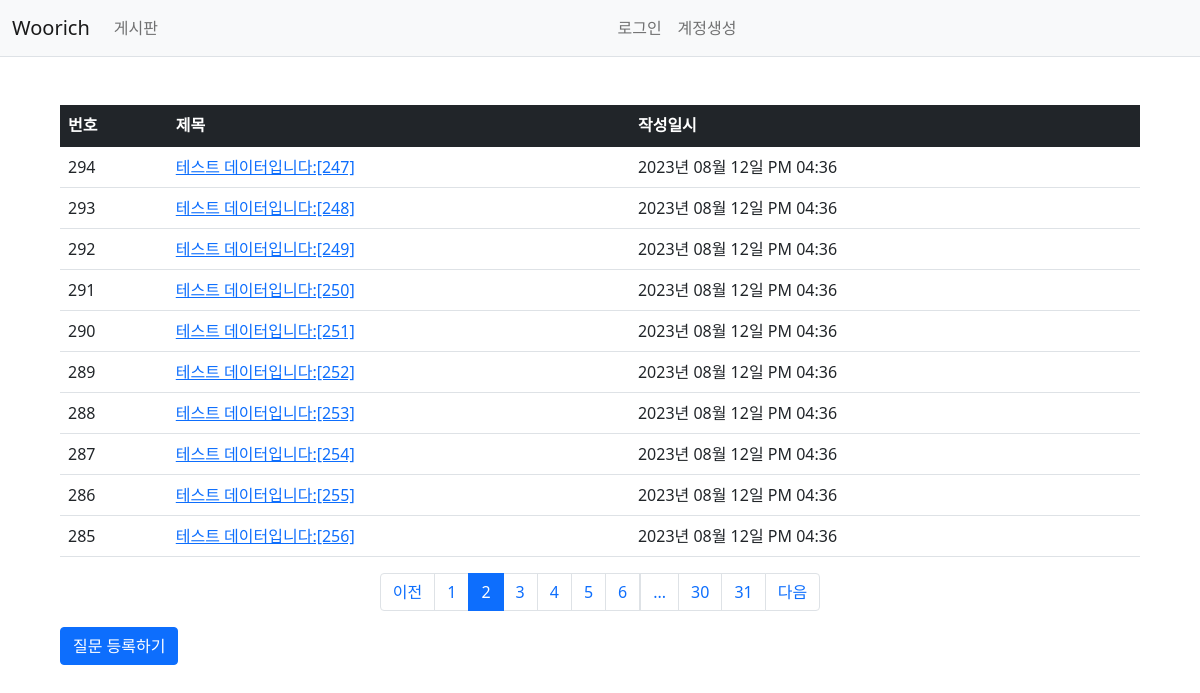
/question/list/?page=2, run on the app's committed database.
### woorichApp/models.py (models this page shows)
class Question(db.Model):
    id = db.Column(db.Integer, primary_key=True)
    subject = db.Column(db.String(200), nullable=False)
    content = db.Column(db.Text(), nullable=False)
    create_date = db.Column(db.DateTime(), nullable=False)

### woorichApp/views/question_views.py (the view)
@bp.route('/list/')
def _list():
    page = request.args.get('page', type=int, default=1)  # 페이지
    question_list = Question.query.order_by(Question.create_date.desc())
    question_list = question_list.paginate(page=page, per_page=10)
    return render_template('question/question_list.html', question_list=question_list)

### woorichApp/filter.py (called while the page is built)
def format_datetime(value, fmt='%Y년 %m월 %d일 %p %I:%M'):
    return value.strftime(fmt)

### woorichApp/views/auth_views.py (called while the page is built)
@bp.before_app_request
def load_logged_in_user():
    user_id = session.get('user_id')
    if user_id is None:
        g.user = None
    else:
        g.user = User.query.get(user_id)

### woorichApp/templates/question/question_list.html (shortened to what this page needs)
{% extends 'layouts/base.html' %}
{% block content %}
<div class="container my-3">
    <table class="table">
        <thead>
        <tr class="table-dark">
            <th>번호</th>
            <th>제목</th>
            <th>작성일시</th>
        </tr>
        </thead>
        <tbody>
        {% if question_list %}
        {% for question in question_list.items %}
        <tr>
            <td>{{ question_list.total - ((question_list.page-1) * question_list.per_page) - loop.index0 }}</td>
            <td>
                <a href="{{ url_for('question.detail', question_id=question.id) }}">{{ question.subject }}</a>
            </td>
            <td>{{ question.create_date|datetime }}</td>
        </tr>
        {% endfor %}
        {% else %}
        <tr>
            <td colspan="3">질문이 없습니다.</td>
        </tr>
        {% endif %}
        </tbody>
    </table>
    <ul class="pagination justify-content-center">
        {% if question_list.has_prev %}
        <li class="page-item">
            <a class="page-link" href="?page={{ question_list.prev_num }}">이전</a>
        </li>
        {% else %}
        <li class="page-item disabled">
            <a class="page-link" tabindex="-1" aria-disabled="true" href="javascript:void(0)">이전</a>
        </li>
        {% endif %}
        {% for page_num in question_list.iter_pages() %}
        {% if page_num %}
        {% if page_num != question_list.page %}
        <li class="page-item">
            <a class="page-link" href="?page={{ page_num }}">{{ page_num }}</a>
        </li>
        {% else %}
        <li class="page-item active" aria-current="page">
            <a class="page-link" href="javascript:void(0)">{{ page_num }}</a>
        </li>
        {% endif %}
        {% else %}
        <li class="disabled">
            <a class="page-link" href="javascript:void(0)">...</a>
        </li>
        {% endif %}
        {% endfor %}
        {% if question_list.has_next %}
        <li class="page-item">
            <a class="page-link" href="?page={{ question_list.next_num }}">다음</a>
        </li>
        {% else %}
        <li class="page-item disabled">
            <a class="page-link" tabindex="-1" aria-disabled="true" href="javascript:void(0)">다음</a>
        </li>
        {% endif %}
    </ul>
        <a href="{{ url_for('question.create') }}" class="btn btn-primary">질문 등록하기</a>
</div>
{% endblock %}

### data on the page
Question: total "294", subject "테스트 데이터입니다:[247]", create_date "2023년 08월 12일 PM 04:36"
Question: total "293", subject "테스트 데이터입니다:[248]", create_date "2023년 08월 12일 PM 04:36"
Question: total "292", subject "테스트 데이터입니다:[249]", create_date "2023년 08월 12일 PM 04:36"
Question: total "291", subject "테스트 데이터입니다:[250]", create_date "2023년 08월 12일 PM 04:36"
Question: total "290", subject "테스트 데이터입니다:[251]", create_date "2023년 08월 12일 PM 04:36"
Question: total "289", subject "테스트 데이터입니다:[252]", create_date "2023년 08월 12일 PM 04:36"
Question: total "288", subject "테스트 데이터입니다:[253]", create_date "2023년 08월 12일 PM 04:36"
Question: total "287", subject "테스트 데이터입니다:[254]", create_date "2023년 08월 12일 PM 04:36"
Question: total "286", subject "테스트 데이터입니다:[255]", create_date "2023년 08월 12일 PM 04:36"
Question: total "285", subject "테스트 데이터입니다:[256]", create_date "2023년 08월 12일 PM 04:36"

### other printed values
{{ page_num }} "1" "3" "4" "5" "6" "30" "31"
{{ page_num }} "2"
